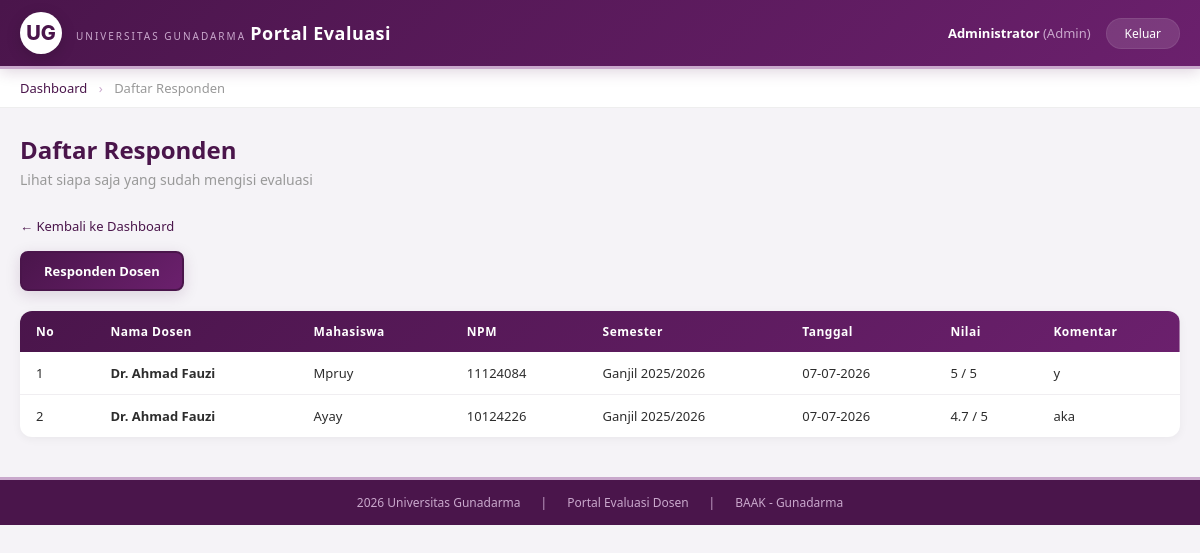
The page /evaluasi_dosen/admin/responden.php (signed in) on the database its author committed.
### tables this page shows
CREATE TABLE `evaluasi_dosen` (
  `id` int(11) NOT NULL,
  `mahasiswa_id` int(11) DEFAULT NULL,
  `dosen_id` int(11) DEFAULT NULL,
  `semester` varchar(20) DEFAULT NULL,
  `nilai_pengajaran` int(11) DEFAULT NULL CHECK (`nilai_pengajaran` between 1 and 5),
  `nilai_komunikasi` int(11) DEFAULT NULL CHECK (`nilai_komunikasi` between 1 and 5),
  `nilai_kedisiplinan` int(11) DEFAULT NULL CHECK (`nilai_kedisiplinan` between 1 and 5),
  `komentar` text DEFAULT NULL,
  `tanggal` datetime DEFAULT current_timestamp()
);

CREATE TABLE `dosen` (
  `id` int(11) NOT NULL,
  `nidn` varchar(20) DEFAULT NULL,
  `nama` varchar(100) DEFAULT NULL,
  `departemen` varchar(50) DEFAULT NULL
);

CREATE TABLE `mahasiswa` (
  `id` int(11) NOT NULL,
  `npm` varchar(20) DEFAULT NULL,
  `nama` varchar(100) DEFAULT NULL,
  `password` varchar(255) DEFAULT NULL,
  `semester` varchar(20) DEFAULT NULL,
  `kelas_id` int(11) DEFAULT NULL
);

### evaluasi_dosen/admin/responden.php (the view, shortened to what this page needs)
<?php
require '../db.php';
?>
<!DOCTYPE html>
<html lang="id">
<head>
    <link rel="stylesheet" href="../css/style.css">
</head>
<body>
    <div class="top-bar">
        <div class="wrapper">
            <div class="logo-area">
                <div class="logo-icon">UG</div>
                <div class="logo-text">
                    <span class="univ-name">UNIVERSITAS GUNADARMA</span>
                    <span class="portal-name">Portal Evaluasi</span>
                </div>
            </div>
            <div class="user-menu">
                <span class="user-name"><strong><?= $_SESSION['user_nama'] ?></strong> (Admin)</span>
                <a href="../logout.php" class="btn-logout">Keluar</a>
            </div>
        </div>
    </div>
    <div class="breadcrumb">
        <div class="wrapper">
            <a href="dashboard.php">Dashboard</a>
            <span class="separator">›</span>
            <span>Daftar Responden</span>
        </div>
    </div>
    <div class="wrapper">
        <div class="page-title">
            <h2>Daftar Responden</h2>
            <p>Lihat siapa saja yang sudah mengisi evaluasi</p>
        </div>
        <a href="dashboard.php" class="btn-back">← Kembali ke Dashboard</a>
        <div class="tab-group">
            <a href="?type=dosen" class="active">Responden Dosen</a>
        </div>
        <div class="table-wrapper">
            <table>
                <thead>
                    <tr>
                        <th>No</th>
                        <th>Nama Dosen</th>
                        <th>Mahasiswa</th>
                        <th>NPM</th>
                        <th>Semester</th>
                        <th>Tanggal</th>
                        <th>Nilai</th>
                        <th>Komentar</th>
                    </tr>
                </thead>
                <tbody>
                    <?php
                    $sql = "SELECT d.nama as dosen, m.nama as mahasiswa, m.npm, ed.semester,
                            ed.tanggal, ed.nilai_pengajaran, ed.nilai_komunikasi, ed.nilai_kedisiplinan, ed.komentar
                            FROM evaluasi_dosen ed
                            JOIN dosen d ON ed.dosen_id = d.id
                            JOIN mahasiswa m ON ed.mahasiswa_id = m.id
                            ORDER BY ed.tanggal DESC";
                    $res = mysqli_query($conn, $sql);
                    $no = 1;
                    while ($row = mysqli_fetch_assoc($res)):
                        $rata = round(($row['nilai_pengajaran'] + $row['nilai_komunikasi'] + $row['nilai_kedisiplinan']) / 3, 1);
                    ?>
                    <tr>
                        <td><?= $no++ ?></td>
                        <td><strong><?= $row['dosen'] ?></strong></td>
                        <td><?= $row['mahasiswa'] ?></td>
                        <td><?= $row['npm'] ?></td>
                        <td><?= $row['semester'] ?></td>
                        <td><?= date('d-m-Y', strtotime($row['tanggal'])) ?></td>
                        <td><?= $rata ?> / 5</td>
                        <td><?= $row['komentar'] ?: '-' ?></td>
                    </tr>
                    <?php endwhile; ?>
                </tbody>
            </table>
        </div>
    </div>
    <div class="footer">
        <div class="wrapper">
            <span>2026 Universitas Gunadarma</span>
            <span>|</span>
            <span>Portal Evaluasi Dosen</span>
            <span>|</span>
            <span>BAAK - Gunadarma</span>
        </div>
    </div>
</body>
</html>

### evaluasi_dosen/css/style.css (style rules this page uses)
* { margin: 0; padding: 0; box-sizing: border-box; }
body { font-family: 'Segoe UI', Tahoma, Geneva, Verdana, sans-serif; background: #f5f3f7; min-height: 100vh; color: #2d2d2d; }
.wrapper { max-width: 1200px; margin: 0 auto; padding: 0 20px; }
.top-bar { background: linear-gradient(135deg, #4A154B 0%, #6B206D 100%); color: white; padding: 12px 0; border-bottom: 3px solid #c9a8cc; box-shadow: 0 2px 15px rgba(74, 21, 75, 0.2); position: sticky; top: 0; z-index: 1000; }
.top-bar .wrapper { display: flex; justify-content: space-between; align-items: center; flex-wrap: wrap; gap: 10px; }
.top-bar .logo-area { display: flex; align-items: center; gap: 14px; }
.top-bar .logo-area .logo-icon { font-size: 20px !important; font-weight: 800 !important; background: white !important; color: #4A154B !important; width: 42px !important; height: 42px !important; border-radius: 50% !important; display: flex !important; align-items: center !important; justify-content: center !important; font-family: 'Inter', 'Segoe UI', sans-serif !important; box-shadow: 0 4px 15px rgba(0,0,0,0.15) !important; letter-spacing: 0px !important; }
.top-bar .logo-area .logo-text .univ-name { font-size: 10px; color: #c9a8cc; letter-spacing: 2px; font-weight: 300; }
.top-bar .logo-area .logo-text .portal-name { font-size: 18px; font-weight: 700; letter-spacing: 0.5px; color: white; }
.top-bar .user-menu { display: flex; align-items: center; gap: 15px; }
.top-bar .user-menu .user-name { font-size: 13px; color: #c9a8cc; }
.top-bar .user-menu .user-name strong { color: white; font-weight: 600; }
.top-bar .user-menu .btn-logout { background: rgba(255,255,255,0.12); color: white; padding: 6px 18px; border-radius: 20px; text-decoration: none; font-size: 12px; font-weight: 500; transition: all 0.3s; border: 1px solid rgba(255,255,255,0.08); }
.breadcrumb { background: white; padding: 10px 0; border-bottom: 1px solid #eee; margin-bottom: 25px; }
.breadcrumb .wrapper { font-size: 13px; color: #999; }
.breadcrumb .wrapper a { color: #4A154B; text-decoration: none; font-weight: 500; }
.breadcrumb .wrapper .separator { margin: 0 8px; color: #c9a8cc; }
.page-title { margin-bottom: 25px; }
.page-title h2 { color: #4A154B; font-size: 24px; font-weight: 700; }
.page-title p { color: #999; font-size: 14px; margin-top: 4px; }
.btn-back { display: inline-block; color: #4A154B; text-decoration: none; font-size: 13px; font-weight: 500; margin-bottom: 16px; }
.table-wrapper { background: white; border-radius: 12px; overflow-x: auto; box-shadow: 0 2px 10px rgba(0,0,0,0.05); }
.table-wrapper table { width: 100%; border-collapse: collapse; min-width: 600px; }
.table-wrapper thead { background: linear-gradient(135deg, #4A154B, #6B206D); }
.table-wrapper th { color: white; padding: 12px 16px; text-align: left; font-size: 12px; font-weight: 600; letter-spacing: 0.5px; white-space: nowrap; }
.table-wrapper td { padding: 12px 16px; font-size: 13px; border-bottom: 1px solid #f0eef1; }
.table-wrapper tbody tr:last-child td { border-bottom: none; }
.tab-group { display: flex; gap: 10px; margin-bottom: 20px; flex-wrap: wrap; }
.tab-group a { padding: 9px 22px; border-radius: 8px; text-decoration: none; font-size: 13px; font-weight: 600; background: white; color: #4A154B; border: 2px solid #eee; transition: all 0.3s; }
.tab-group a.active { background: linear-gradient(135deg, #4A154B, #6B206D); color: white; border-color: #4A154B; box-shadow: 0 4px 15px rgba(74, 21, 75, 0.15); }
.footer { background: #4A154B; color: #c9a8cc; text-align: center; padding: 14px 0; margin-top: 40px; font-size: 12px; border-top: 3px solid #c9a8cc; }
.footer .wrapper { display: flex; justify-content: center; gap: 20px; flex-wrap: wrap; }
.footer span { color: #c9a8cc; }

### rows shown on the page
evaluasi_dosen: dosen.nama "Dr. Ahmad Fauzi", mahasiswa.nama "Mpruy", mahasiswa.npm "11124084", semester "Ganjil 2025/2026", tanggal "07-07-2026", nilai_pengajaran "5", komentar "y"
evaluasi_dosen: dosen.nama "Dr. Ahmad Fauzi", mahasiswa.nama "Ayay", mahasiswa.npm "10124226", semester "Ganjil 2025/2026", tanggal "07-07-2026", rata "4.7", komentar "aka"

### other values the page prints
$_SESSION['user_nama'] "Administrator"
